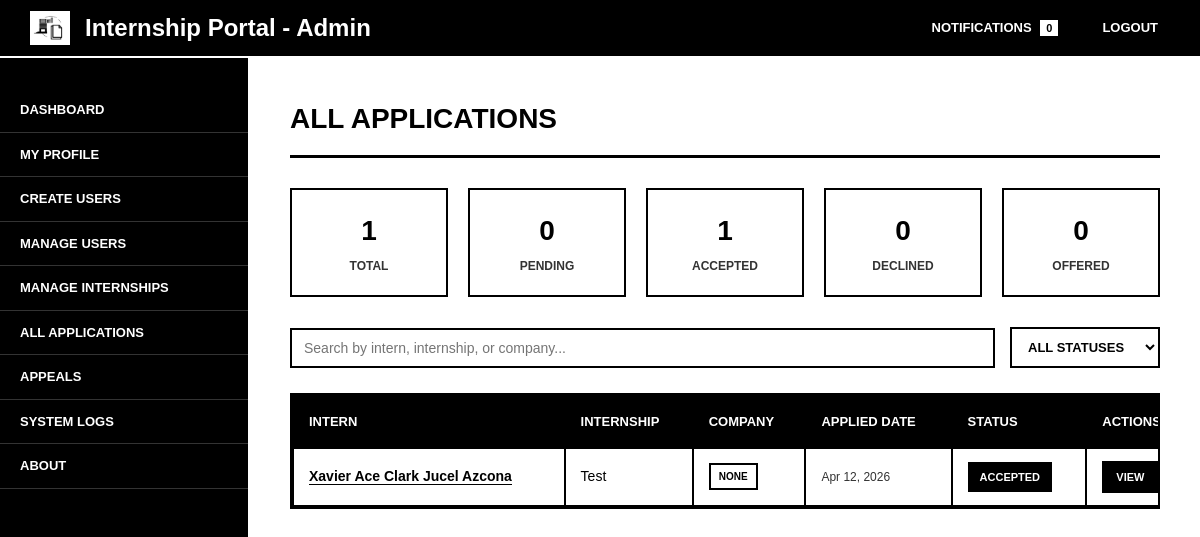
The app's page /superadmin/applications.php (signed in), older data.
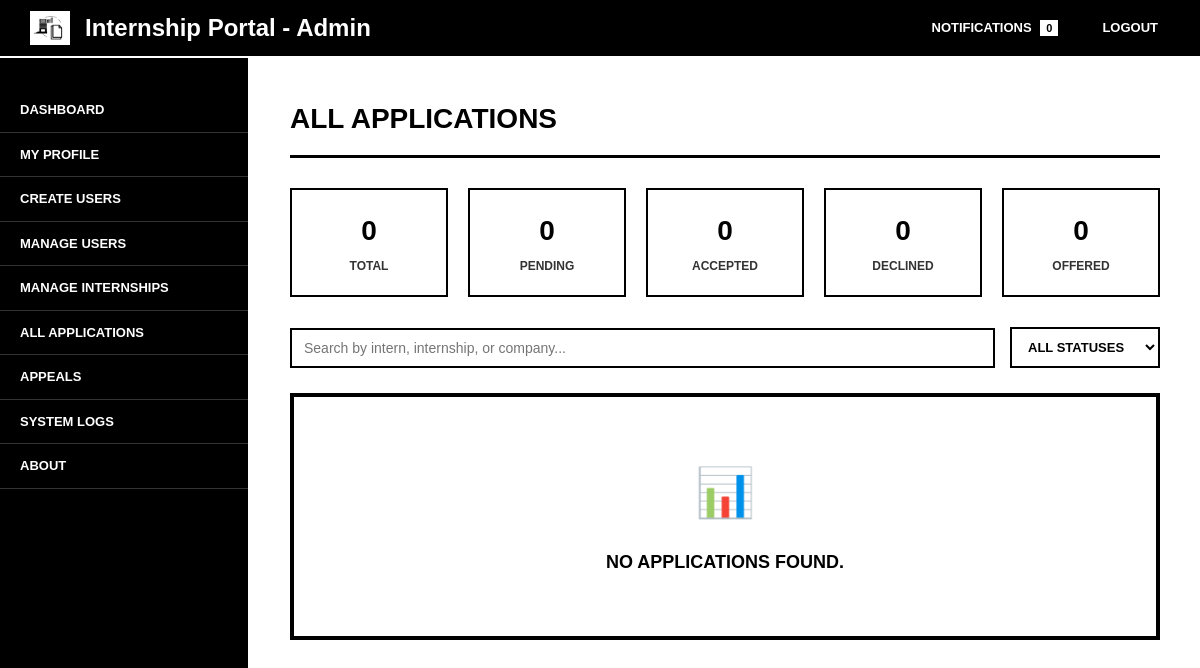
The same page, newer data.
### tables this page shows
CREATE TABLE `applications` (
  `application_id` int(11) NOT NULL,
  `internship_id` int(11) NOT NULL,
  `intern_id` int(11) NOT NULL,
  `date_applied` timestamp NOT NULL DEFAULT current_timestamp(),
  `status` enum('Pending','Reviewed','Shortlisted','Rejected','Offered','Accepted','Declined','Contract Signed') DEFAULT 'Pending',
  `skills_snapshot` text DEFAULT NULL
);

CREATE TABLE `interns` (
  `intern_id` int(11) NOT NULL,
  `user_id` int(11) NOT NULL,
  `first_name` varchar(100) NOT NULL,
  `middle_name` varchar(100) DEFAULT NULL,
  `last_name` varchar(100) NOT NULL,
  `suffix` varchar(20) DEFAULT NULL,
  `gender` enum('Male','Female','Other') DEFAULT NULL,
  `birthdate` date DEFAULT NULL,
  `age` int(11) DEFAULT NULL,
  `contact_no` varchar(20) DEFAULT NULL,
  `university` varchar(150) DEFAULT NULL,
  `course` varchar(150) DEFAULT NULL,
  `year_level` varchar(50) DEFAULT NULL,
  `skills` text DEFAULT NULL,
  `created_at` timestamp NOT NULL DEFAULT current_timestamp(),
  `profile_image` varchar(100) DEFAULT 'default.png'
);

CREATE TABLE `internships` (
  `internship_id` int(11) NOT NULL,
  `company_id` int(11) NOT NULL,
  `title` varchar(255) NOT NULL,
  `description` text NOT NULL,
  `requirements` text DEFAULT NULL,
  `duration` varchar(100) DEFAULT NULL,
  `allowance` decimal(10,2) DEFAULT NULL,
  `deadline` date DEFAULT NULL,
  `status` enum('pending','approved','rejected','closed') DEFAULT 'pending',
  `start_date` date DEFAULT NULL,
  `end_date` date DEFAULT NULL,
  `created_at` timestamp NOT NULL DEFAULT current_timestamp()
);

CREATE TABLE `companies` (
  `company_id` int(11) NOT NULL,
  `company_name` varchar(255) NOT NULL,
  `contact_phone` varchar(50) DEFAULT NULL,
  `industry` varchar(100) DEFAULT NULL,
  `contact_person` varchar(100) DEFAULT NULL,
  `website` varchar(150) DEFAULT NULL,
  `description` text DEFAULT NULL,
  `profile_image` varchar(255) DEFAULT 'default.png',
  `contact_email` varchar(255) DEFAULT NULL,
  `created_at` timestamp NOT NULL DEFAULT current_timestamp(),
  `updated_at` timestamp NOT NULL DEFAULT current_timestamp() ON UPDATE current_timestamp()
);

### includes/functions.php (called while the page is built, shortened)
<?php
function isSuperAdminUser($userType = null) {
    $userType = $userType ?? ($_SESSION['user_type'] ?? null);
    return $userType === 'superadmin';
}
function getAdminAreaLabel() {
    return isSuperAdminUser() ? 'Super Admin' : 'Admin';
}
?>

### superadmin/applications.php (the view, shortened to what the changed rows need)
<?php
require_once '../includes/functions.php';
$panelLabel = getAdminAreaLabel();
$itemsPerPage = 9;
$currentPage = filter_input(INPUT_GET, 'page', FILTER_VALIDATE_INT, [
    'options' => ['min_range' => 1],
]) ?: 1;
$statsStmt = $pdo->prepare("
    SELECT
        COUNT(*) AS total,
        SUM(CASE WHEN status = 'Pending' THEN 1 ELSE 0 END) AS pending,
        SUM(CASE WHEN status = 'Accepted' THEN 1 ELSE 0 END) AS accepted,
        SUM(CASE WHEN status = 'Declined' THEN 1 ELSE 0 END) AS declined,
        SUM(CASE WHEN status = 'Offered' THEN 1 ELSE 0 END) AS offered
    FROM applications
");
$statsStmt->execute();
$stats = $statsStmt->fetch(PDO::FETCH_ASSOC) ?: [];
$total = (int) ($stats['total'] ?? 0);
$accepted = (int) ($stats['accepted'] ?? 0);
$totalPages = max(1, (int) ceil($total / $itemsPerPage));
$currentPage = min($currentPage, $totalPages);
$offset = ($currentPage - 1) * $itemsPerPage;
$stmt = $pdo->prepare("
    SELECT a.*,
           i.title,
           ir.first_name, ir.last_name, u.email,
           c.company_name
    FROM applications a
    JOIN internships i ON a.internship_id = i.internship_id
    JOIN interns ir ON a.intern_id = ir.intern_id
    JOIN companies c ON i.company_id = c.company_id
    JOIN users u ON ir.user_id = u.user_id
    ORDER BY a.date_applied DESC
    LIMIT :limit OFFSET :offset
");
$stmt->bindValue(':limit', $itemsPerPage, PDO::PARAM_INT);
$stmt->bindValue(':offset', $offset, PDO::PARAM_INT);
$stmt->execute();
$applications = $stmt->fetchAll();
function getStatusClass($status) {
    return strtolower(str_replace(' ', '-', $status));
}
?>
<!DOCTYPE html>
<html>
<head>
    <link rel="stylesheet" href="../assets/css/application.css">
    <link rel="stylesheet" href="../assets/css/logout_modal.css">
    <link rel="stylesheet" href="../assets/css/responsive.css">
</head>
<body>
<div class="topnav">
    <div class="logo-section">
        <h2>Internship Portal - <?= htmlspecialchars($panelLabel) ?></h2>
    </div>
</div>
<div class="wrapper">
    <div class="main-content">
        <h2>All Applications</h2>
        <div class="stats-cards">
            <div class="stat-card">
                <h3><?= $total ?></h3>
                <p>Total</p>
            </div>
            <div class="stat-card">
                <h3><?= $accepted ?></h3>
                <p>Accepted</p>
            </div>
        </div>
        <div class="table-container">
            <?php if (count($applications) > 0): ?>
            <table id="applicationsTable">
                <thead>
                    <tr>
                        <th>Intern</th>
                        <th>Internship</th>
                        <th>Company</th>
                        <th>Applied Date</th>
                        <th>Status</th>
                        <th>Actions</th>
                    </tr>
                </thead>
                <tbody>
                    <?php foreach ($applications as $app): ?>
                    <tr data-status="<?= $app['status'] ?>">
                        <td>
                            <a href="view_intern.php?id=<?= $app['intern_id'] ?>" class="intern-name">
                                <?= htmlspecialchars($app['first_name'] . ' ' . $app['last_name']) ?>
                            </a>
                        </td>
                        <td><?= htmlspecialchars($app['title']) ?></td>
                        <td>
                            <span class="company-badge"><?= htmlspecialchars($app['company_name']) ?></span>
                        </td>
                        <td>
                            <span class="application-date"><?= date('M d, Y', strtotime($app['date_applied'])) ?></span>
                        </td>
                        <td>
                            <span class="status-badge status-<?= getStatusClass($app['status']) ?>">
                                <?= htmlspecialchars($app['status']) ?>
                            </span>
                        </td>
                        <td>
                            <div class="action-buttons">
                                <a href="view_application.php?id=<?= $app['application_id'] ?>" class="btn-action btn-view">View</a>
                            </div>
                        </td>
                    </tr>
                    <?php endforeach; ?>
                </tbody>
            </table>
            <?php else: ?>
            <div class="no-results">
                No applications found.
            </div>
            <?php endif; ?>
        </div>
    </div>
</div>
</body>
</html>

Row changes from the older to the newer data that the page shows:
removed applications: intern.last_name "Xavier Ace Clark Jucel Azcona", internship.title "Test", companies.company_name "NONE", date_applied "Apr 12, 2026", status "ACCEPTED"
Text that changed along with them:
$total: "1" → "0"
$accepted: "1" → "0"
text no longer shown: "INTERN INTERNSHIP COMPANY APPLIED DATE STATUS ACTIONS"
text now shown: "NO APPLICATIONS FOUND."
